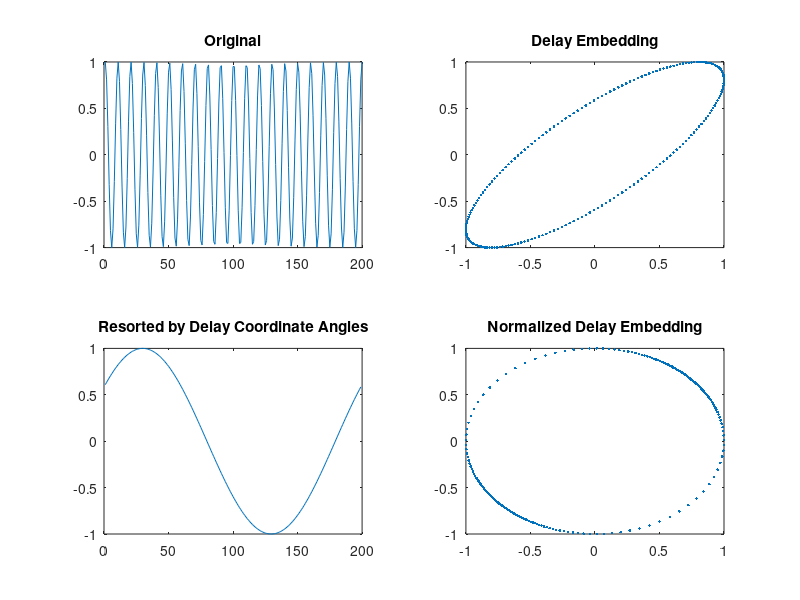

Here is the MATLAB script that generated this plot:
%Add a bunch of cosines together
SamplesPerPeriod = 10;
NPeriods = 20;
t = linspace(0, 2*pi*NPeriods, SamplesPerPeriod*NPeriods);
t = t(:);
y = cos(t(:));
%Delay embedding
Y = [y(1:end-1), y(2:end)];

%Make plots
subplot(2, 2, 1);
plot(y);
title('Original');
subplot(2, 2, 2);
plot(Y(:, 1), Y(:, 2), '.');
title('Delay Embedding');
Y = bsxfun(@minus, mean(Y, 1), Y);
Y = bsxfun(@times, 1./sqrt(sum(Y.^2, 2)), Y);
subplot(2, 2, 4);
plot(Y(:, 1), Y(:, 2), '.');
title('Normalized Delay Embedding');
%Circular coordinates
theta = atan2(Y(:, 2), Y(:, 1));
[~, idx] = sort(theta);
subplot(2, 2, 3);
plot(y(idx));
title('Resorted by Delay Coordinate Angles');